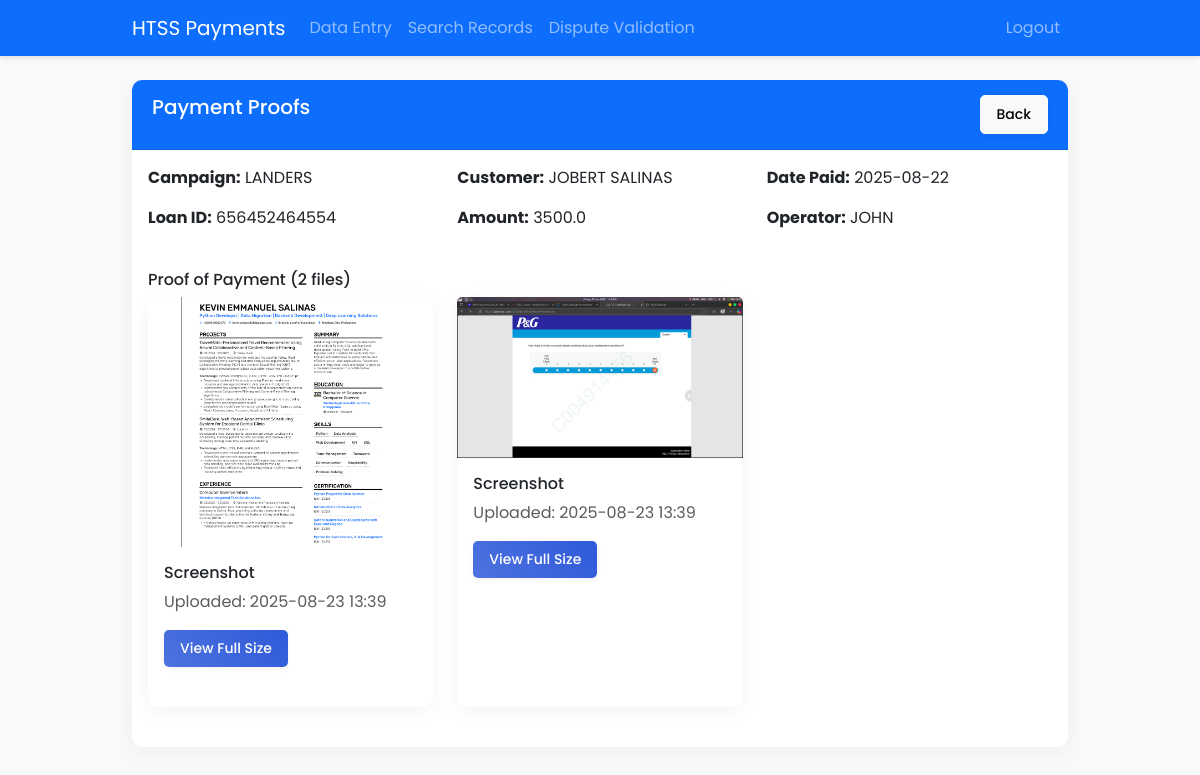
Page /team-leader/record-proofs/2 (signed in) on the committed database.
### app/models.py (models this page shows)
class PaymentRecord(db.Model):
    __tablename__ = 'payment_record'
    id = db.Column(db.Integer, primary_key=True)
    campaign = db.Column(db.String(50), nullable=False)
    dpd = db.Column(db.Integer, nullable=False)
    loan_id = db.Column(db.String(100), nullable=False)
    amount = db.Column(db.Float, nullable=False)
    date_paid = db.Column(db.Date, nullable=False)
    operator_name = db.Column(db.String(100), nullable=False)
    customer_name = db.Column(db.String(100), nullable=False)
    created_at = db.Column(db.DateTime, default=datetime.utcnow)
    proofs = db.relationship('PaymentProof', back_populates='payment', lazy=True, cascade='all, delete-orphan')
    disputes = db.relationship('Dispute', backref='payment_record', lazy=True)

class PaymentProof(db.Model):
    __tablename__ = 'payment_proof'
    id = db.Column(db.Integer, primary_key=True)
    payment_id = db.Column(db.Integer, db.ForeignKey('payment_record.id', ondelete='CASCADE'), nullable=False)
    file_path = db.Column(db.String(255), nullable=False)
    file_type = db.Column(db.String(50), nullable=False)  # 'receipt', 'email', 'screenshot', etc.
    uploaded_at = db.Column(db.DateTime, default=datetime.utcnow)
    payment = db.relationship('PaymentRecord', back_populates='proofs')

### app/routes/team_leader.py (the view)
@bp.route('/record-proofs/<int:record_id>')
@login_required
def record_proofs(record_id):
    if current_user.role not in ['team_leader', 'data_analyst']:
        flash('Access denied', 'danger')
        return redirect(url_for('auth.login'))
    source = request.args.get('source', 'data_entry')
    payment = PaymentRecord.query.get_or_404(record_id)
    proofs = PaymentProof.query.filter_by(payment_id=record_id).all()
    return render_template('team_leader/view_proofs.html', payment=payment, proofs=proofs, source=source)

### app/__init__.py (called while the page is built)
def create_app():
    app = Flask(__name__)
    app.config['SECRET_KEY'] = 'PASSWORD'  # Change this in production
    basedir = os.path.abspath(os.path.dirname(__file__))
    db_path = os.path.join(os.path.dirname(basedir), 'instance', 'collections.db')
    app.config['SQLALCHEMY_DATABASE_URI'] = f'sqlite:///{db_path}'
    app.config['SQLALCHEMY_TRACK_MODIFICATIONS'] = False
    db.init_app(app)
    login_manager.login_view = 'auth.login'
    login_manager.init_app(app)
    from app.models import User
    @login_manager.user_loader
    def load_user(user_id):
        return User.query.get(int(user_id))
    from app.routes import auth, team_leader, data_analyst
    app.register_blueprint(auth.bp)
    app.register_blueprint(team_leader.bp)
    app.register_blueprint(data_analyst.bp)
    return app

### app/templates/team_leader/view_proofs.html (shortened to what this page needs)
{% extends "base.html" %}
{% block content %}
<div class="card">
    <div class="card-header bg-primary text-white">
        <h5 class="mb-0">
            Payment Proofs
            {% if source == 'dispute_review' %}
                <a href="{{ url_for('data_analyst.dispute_review') }}" class="btn btn-sm btn-light float-end">Back</a>
            {% else %}
                <a href="{{ url_for('team_leader.data_entry') }}" class="btn btn-sm btn-light float-end">Back</a>
            {% endif %}
        </h5>
    </div>
    <div class="card-body">
        <div class="row mb-4">
            <div class="col-md-4">
                <p><strong>Campaign:</strong> {{ payment.campaign }}</p>
                <p><strong>Loan ID:</strong> {{ payment.loan_id }}</p>
            </div>
            <div class="col-md-4">
                <p><strong>Customer:</strong> {{ payment.customer_name }}</p>
                <p><strong>Amount:</strong> {{ payment.amount }}</p>
            </div>
            <div class="col-md-4">
                <p><strong>Date Paid:</strong> {{ payment.date_paid }}</p>
                <p><strong>Operator:</strong> {{ payment.operator_name }}</p>
            </div>
        </div>
        <h6>Proof of Payment ({{ proofs|length }} files)</h6>
        <div class="row">
            {% for proof in proofs %}
            <div class="col-md-4 mb-4">
                <div class="card h-100">
                    {% if proof.file_path.endswith(('.jpg', '.jpeg', '.png', '.gif')) %}
                        <img src="{{ url_for('team_leader.view_proof', proof_id=proof.id) }}"
                             class="card-img-top img-fluid"
                             style="max-height: 250px; object-fit: contain;">
                    {% else %}
                        <div class="card-img-top bg-light d-flex align-items-center justify-content-center" style="height: 250px;">
                            <i class="bi bi-file-earmark-text display-4"></i>
                        </div>
                    {% endif %}
                    <div class="card-body">
                        <h6 class="card-title">{{ proof.file_type|title }}</h6>
                        <p class="card-text text-muted">Uploaded: {{ proof.uploaded_at.strftime('%Y-%m-%d %H:%M') }}</p>
                        <a href="{{ url_for('team_leader.view_proof', proof_id=proof.id) }}"
                           class="btn btn-primary btn-sm"
                           target="_blank">View Full Size</a>
                    </div>
                </div>
            </div>
            {% else %}
            <div class="col-12">
                <div class="alert alert-warning">No proof files found for this payment.</div>
            </div>
            {% endfor %}
        </div>
    </div>
</div>
{% endblock %}

### app/templates/base.html (shortened to what this page needs)
<!DOCTYPE html>
<html lang="en">
<head>
    <link rel="stylesheet" href="https://cdn.jsdelivr.net/npm/bootstrap@5.3.0/dist/css/bootstrap.min.css">
    <link rel="stylesheet" href="{{ url_for('static', filename='css/main.css') }}">
    <link rel="stylesheet" href="https://cdn.jsdelivr.net/npm/bootstrap-icons@1.10.0/font/bootstrap-icons.css">
    <link rel="stylesheet" href="https://cdnjs.cloudflare.com/ajax/libs/animate.css/4.1.1/animate.min.css" />
</head>
<body>
    <nav class="navbar navbar-expand-lg navbar-dark bg-primary">
        <div class="container">
            <a class="navbar-brand" href="{{ url_for('main.index') }}">HTSS Payments</a>
            <div class="collapse navbar-collapse" id="navbarNav">
                {% if current_user.is_authenticated %}
                    {% if current_user.role == 'team_leader' %}
                        <ul class="navbar-nav">
                            <li class="nav-item">
                                <a class="nav-link" href="{{ url_for('team_leader.data_entry') }}">Data Entry</a>
                            </li>
                            <li class="nav-item">
                                <a class="nav-link" href="{{ url_for('team_leader.search_records') }}">Search Records</a>
                            </li>
                            <li class="nav-item">
                                <a class="nav-link" href="{{ url_for('team_leader.dispute_validation') }}">Dispute Validation</a>
                            </li>
                        </ul>
                    {% endif %}
                    <ul class="navbar-nav ms-auto">
                        <li class="nav-item">
                            <a class="nav-link" href="{{ url_for('auth.logout') }}">Logout</a>
                        </li>
                    </ul>
                {% endif %}
            </div>
        </div>
    </nav>
    <div class="container mt-4">
        {% block content %}{% endblock %}
    </div>
</body>
</html>

### app/static/css/main.css (style rules this page uses)
body { font-family: 'Poppins', sans-serif; background-color: #f8f9fa; }
.container { width: 80%; margin: auto; overflow: hidden; }
.navbar { box-shadow: 0 2px 4px rgba(0, 0, 0, 0.1); }
.card { border: none; border-radius: 10px; box-shadow: 0 4px 20px rgba(0,0,0,0.05); transition: transform 0.3s ease, box-shadow 0.3s ease; margin-bottom: 24px; }
.card-header { border-radius: 10px 10px 0 0 !important; border-bottom: none; padding: 15px 20px; background-color: #f8f9fa; border-bottom: 1px solid rgba(0, 0, 0, 0.125); font-weight: 600; }
.btn { border-radius: 5px; font-weight: 500; padding: 0.5rem 1rem; transition: all 0.3s ease; box-shadow: 0 2px 5px rgba(0,0,0,0.05); }
.btn-primary { background: linear-gradient(45deg, #4e73df, #2e59d9); border: none; }

### rows in the picture
PaymentRecord: campaign "LANDERS", loan_id "656452464554", customer_name "JOBERT SALINAS", amount "3500.0", date_paid "2025-08-22", operator_name "JOHN"
PaymentProof: shows a picture, file_type "Screenshot", uploaded_at "2025-08-23 13:39"
PaymentProof: shows a picture, file_type "Screenshot", uploaded_at "2025-08-23 13:39"

### other values in the picture
{{ proofs|length }} "2"
